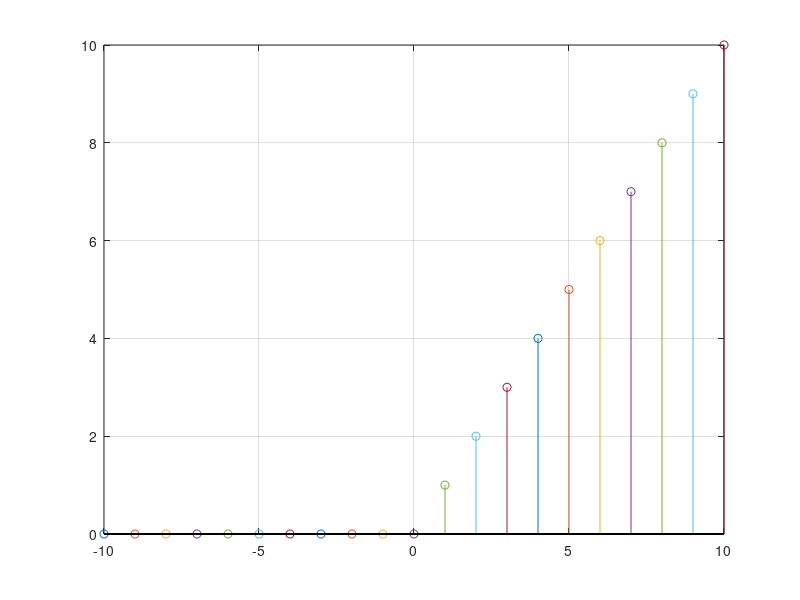

Recreate this plot in MATLAB. (Note: this script raises an error after producing the figure.)
T=input("Enter the time period")
for t=-10:1:10
  if(t<0)
  y=0;
  else
  y=t;
end
  stem(t,y)
  hold on
  grid on
end
axis([-T T 3 -3])
xlabel('Time')
ylabel('Amplitude')
title('Unit Ramp Signal')
